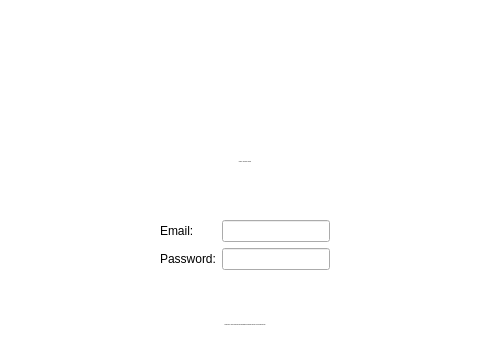
     <widget class="QWidget" name="pLogin">
      <property name="styleSheet">
       <string notr="true">background: transparent;</string>
      </property>
      <layout class="QVBoxLayout" name="verticalLayout_4">
       <property name="spacing">
        <number>5</number>
       </property>
       <property name="leftMargin">
        <number>20</number>
       </property>
       <property name="topMargin">
        <number>25</number>
       </property>
       <property name="rightMargin">
        <number>20</number>
       </property>
       <item>
        <widget class="QToolButton" name="toolButton">
         <property name="sizePolicy">
          <sizepolicy hsizetype="Minimum" vsizetype="Fixed">
           <horstretch>0</horstretch>
           <verstretch>0</verstretch>
          </sizepolicy>
         </property>
         <property name="styleSheet">
          <string notr="true">border: none;
</string>
         </property>
         <property name="text">
          <string/>
         </property>
         <property name="icon">
          <iconset resource="../Resources_win.qrc">
           <normaloff>:/images/app_128.png</normaloff>:/images/app_128.png</iconset>
         </property>
         <property name="iconSize">
          <size>
           <width>128</width>
           <height>128</height>
          </size>
         </property>
        </widget>
       </item>
       <item>
        <widget class="QLabel" name="lLogin">
         <property name="font">
          <font>
           <pointsize>-1</pointsize>
           <weight>50</weight>
           <italic>false</italic>
           <bold>false</bold>
          </font>
         </property>
         <property name="styleSheet">
          <string notr="true"/>
         </property>
         <property name="text">
          <string>Login to your MEGA account</string>
         </property>
         <property name="alignment">
          <set>Qt::AlignCenter</set>
         </property>
        </widget>
       </item>
       <item>
        <spacer name="verticalSpacer_3">
         <property name="orientation">
          <enum>Qt::Vertical</enum>
         </property>
         <property name="sizeHint" stdset="0">
          <size>
           <width>20</width>
           <height>40</height>
          </size>
         </property>
        </spacer>
       </item>
       <item>
        <widget class="QWidget" name="wLoginForm" native="true">
         <property name="styleSheet">
          <string notr="true"/>
         </property>
         <layout class="QFormLayout" name="formLayout">
          <property name="fieldGrowthPolicy">
           <enum>QFormLayout::AllNonFixedFieldsGrow</enum>
          </property>
          <property name="labelAlignment">
           <set>Qt::AlignLeading|Qt::AlignLeft|Qt::AlignVCenter</set>
          </property>
          <property name="leftMargin">
           <number>140</number>
          </property>
          <property name="topMargin">
           <number>12</number>
          </property>
          <property name="rightMargin">
           <number>140</number>
          </property>
          <item row="1" column="0">
           <widget class="QLabel" name="lLoginEmail">
            <property name="text">
             <string>Email:</string>
            </property>
           </widget>
          </item>
          <item row="1" column="1">
           <widget class="QLineEdit" name="eLoginEmail">
            <property name="styleSheet">
             <string notr="true">background: none;</string>
            </property>
           </widget>
          </item>
          <item row="2" column="0">
           <widget class="QLabel" name="lLoginPassword">
            <property name="text">
             <string>Password:</string>
            </property>
           </widget>
          </item>
          <item row="2" column="1">
           <widget class="QLineEdit" name="eLoginPassword">
            <property name="styleSheet">
             <string notr="true">background: none;</string>
            </property>
            <property name="echoMode">
             <enum>QLineEdit::Password</enum>
            </property>
           </widget>
          </item>
         </layout>
        </widget>
       </item>
       <item>
        <spacer name="vsLogin">
         <property name="orientation">
          <enum>Qt::Vertical</enum>
         </property>
         <property name="sizeHint" stdset="0">
          <size>
           <width>20</width>
           <height>40</height>
          </size>
         </property>
        </spacer>
       </item>
       <item>
        <widget class="QLabel" name="lVerify">
         <property name="font">
          <font>
           <pointsize>-1</pointsize>
          </font>
         </property>
         <property name="text">
          <string>Please verify your account using the confirmation link that we have sent to your email account</string>
         </property>
         <property name="alignment">
          <set>Qt::AlignCenter</set>
         </property>
         <property name="wordWrap">
          <bool>true</bool>
         </property>
        </widget>
       </item>
      </layout>
     </widget>
